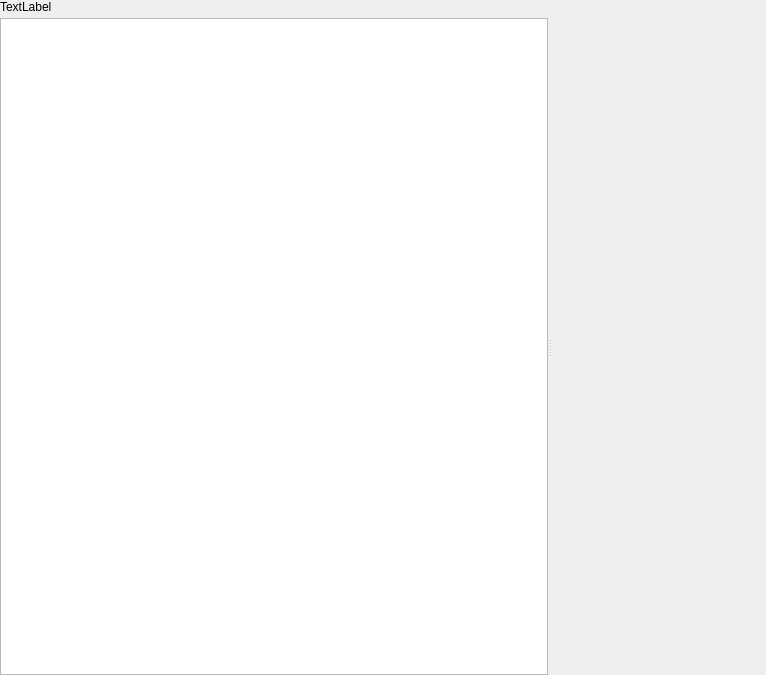
<?xml version="1.0" encoding="UTF-8"?>
<ui version="4.0">
 <class>HistoryWidget</class>
 <widget class="QWidget" name="HistoryWidget">
  <property name="geometry">
   <rect>
    <x>0</x>
    <y>0</y>
    <width>766</width>
    <height>675</height>
   </rect>
  </property>
  <property name="windowTitle">
   <string>Form</string>
  </property>
  <layout class="QVBoxLayout" name="verticalLayout">
   <property name="spacing">
    <number>4</number>
   </property>
   <property name="leftMargin">
    <number>0</number>
   </property>
   <property name="topMargin">
    <number>0</number>
   </property>
   <property name="rightMargin">
    <number>0</number>
   </property>
   <property name="bottomMargin">
    <number>0</number>
   </property>
   <item>
    <widget class="QLabel" name="pathLabel">
     <property name="text">
      <string>TextLabel</string>
     </property>
    </widget>
   </item>
   <item>
    <widget class="QSplitter" name="splitter">
     <property name="sizePolicy">
      <sizepolicy hsizetype="Expanding" vsizetype="Expanding">
       <horstretch>0</horstretch>
       <verstretch>0</verstretch>
      </sizepolicy>
     </property>
     <property name="orientation">
      <enum>Qt::Horizontal</enum>
     </property>
     <widget class="QTableWidget" name="historyTable"/>
     <widget class="HistoryDetailWidget" name="detail" native="true"/>
    </widget>
   </item>
  </layout>
 </widget>
 <customwidgets>
  <customwidget>
   <class>HistoryDetailWidget</class>
   <extends>QWidget</extends>
   <header>HistoryDetailWidget.h</header>
   <container>1</container>
  </customwidget>
 </customwidgets>
 <resources/>
 <connections/>
</ui>
